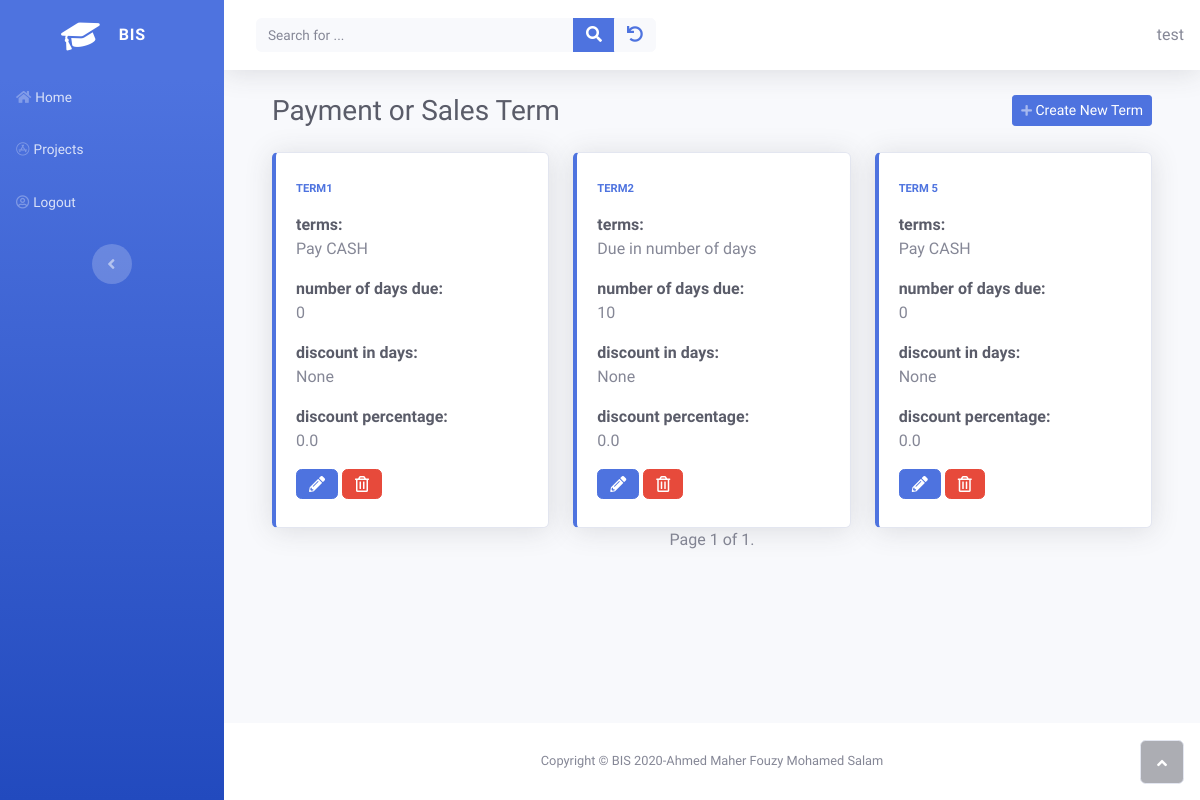
/inventory/list_term (signed in), run on an earlier commit of the app's database.
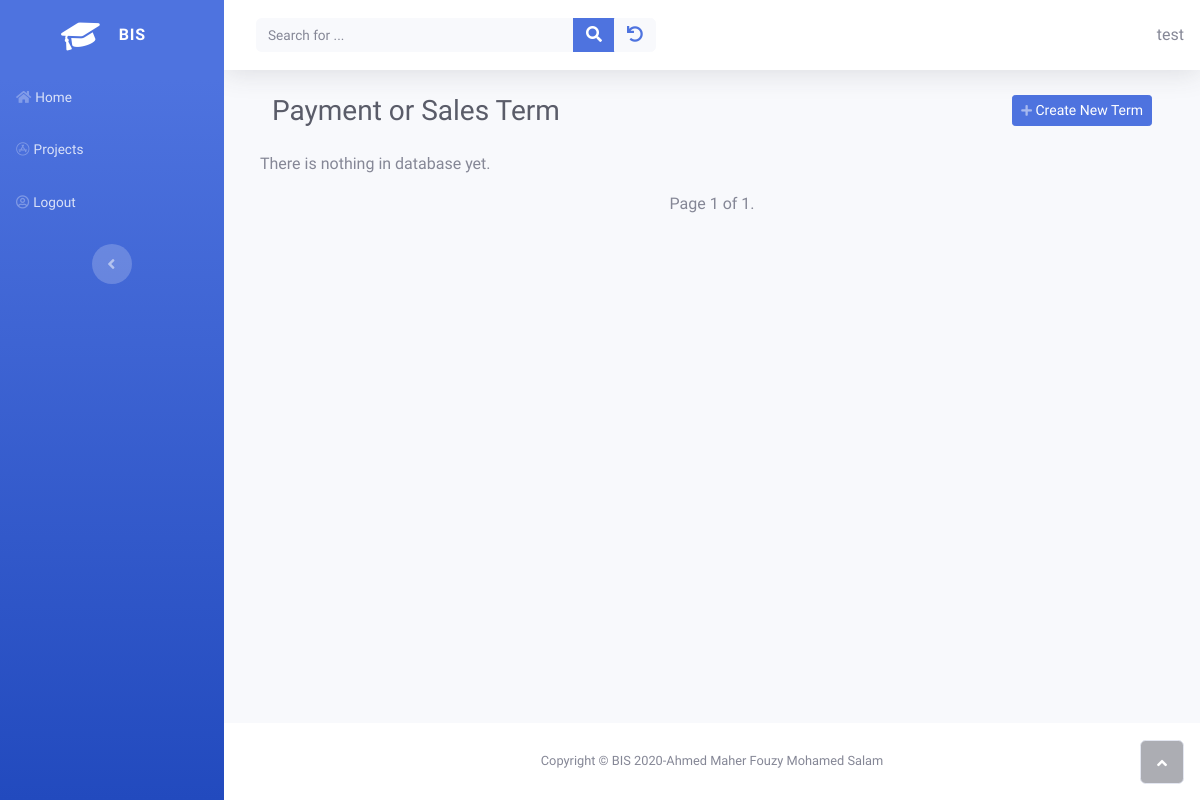
And on a later commit of the database.
### inventory/models.py (models this page shows, shortened)
class PaymentSalesTerm(models.Model):
    class Term(models.IntegerChoices):
        CASH = 0 , _("Pay CASH")
        ON_DEMAND = 1 , _("Cash On Demand")
        DAYS = 2, _("Due in number of days")
        END_OF_MONTH = 3,_("Due at the end of month")
        NEXT_MONTH = 4,_("Due on the next Month")
        OTHER = 5, _("let me specify the due date DD-MM-YYY")
    owner = models.ForeignKey(get_user_model(), on_delete=models.CASCADE)
    config = models.CharField(
        max_length=100,
        help_text="Specify name for this setting"
        )
    terms = models.IntegerField(choices=Term.choices , default=Term.CASH , blank=False)
    num_of_days_due = models.PositiveSmallIntegerField(
        help_text="in case of you want to specify number of days due"
    )
    discount_in_days = models.PositiveSmallIntegerField(
        validators=[MaxValueValidator(32)] ,
        null = True,
        blank = True
    )
    discount_percentage = models.FloatField(
        help_text="Enter discount like this 5%>>will be  5 not 0.05",
    )
    cash_account =  models.ForeignKey('sole_proprietorship.Accounts',on_delete=models.CASCADE , related_name='payment_sales_term_cash_account')
    accounts_payable =models.ForeignKey('sole_proprietorship.Accounts',on_delete=models.CASCADE , related_name='payment_sales_term_accounts_payable_account')
    freight_in_account = models.ForeignKey('sole_proprietorship.Accounts',
                                    on_delete=models.CASCADE,
                                    related_name='freight_in_account',
                                    null=True,
                                    blank=True,
                                    help_text='choose A/p or Cash to determine if you paid this cost cash or not')

### inventory/views.py (the view)
# urls.py: path('list_term' , views.ListTermView.as_view() , name="list_term" ),
class ListTermView(OwnerListView):
    model = PaymentSalesTerm
    template_name = "inventory/term_list.html"
    paginate_by = 5
    ordering = ["config"]

### home/owner.py (called while the page is built)
    def get_queryset(self):
        qs = super(OwnerListView, self).get_queryset()
        return qs.filter(owner=self.request.user)

### inventory/templates/inventory/term_list.html
{% extends 'home/base.html' %}
{% block content %}
<div class="container">
    <div class="d-sm-flex justify-content-between align-items-center mb-4">
        <h3 class="text-dark mb-0">Payment or Sales Term</h3><a class="btn btn-primary btn-sm d-none d-sm-inline-block" role="button" href="{% url 'inventory:create_term'%}"><i class="fa fa-plus fa-sm text-white-50"></i>&nbsp;Create New Term</a>
    </div>
    <div class="row">
    {% if paymentsalesterm_list %}
        {% for term in paymentsalesterm_list %}
         <div class="col-auto col-sm-12 col-md-12 col-lg-4 col-xl-4">
            <div class="card shadow border-left-primary py-2">
                <div class="card-body">
                    <div class="row align-items-center no-gutters">
                        <div class="col mr-2">
                            <div class="text-uppercase text-primary font-weight-bold text-xs mb-1"><span>{{ term.config }}</span></div>
                            <p><div class="text-dark font-weight-bold h7 mb-0"><span>terms:</span></div>{{ term.get_terms_display  }} <p>
                            <p><div class="text-dark font-weight-bold h7 mb-0"><span>number of days due:</span></div>{{ term.num_of_days_due  }} <p>
                            <p><div class="text-dark font-weight-bold h7 mb-0"><span>discount in days:</span></div>{{ term.discount_in_days  }} <p>
                            <p><div class="text-dark font-weight-bold h7 mb-0"><span>discount percentage:</span></div>{{ term.discount_percentage  }} <p>
                        </div>
                    </div>
                    <a href="{% url 'inventory:update_term' term.id %}">
                        <button type="button" class="btn btn-primary"><i class="fas fa-pencil-alt d-xl-flex justify-content-xl-center align-items-xl-center"></i></button>
                    </a>
                    <a href="{% url 'inventory:delete_term' term.id %}">
                    <button type="button" class="btn btn-danger"><i class="far fa-trash-alt d-xl-flex justify-content-xl-center align-items-xl-center"></i></button>
                    </a>
                </div>
            </div>
        </div>
        {% endfor %}
    {% else %}
        <p>There is nothing in database yet.</p>
    {% endif %}
    </div>
</div>
{% include 'home/pagination.html' %}
{% endblock %}

What changed in the data, as far as the page shows it:
removed PaymentSalesTerm: config "TERM1", terms "Pay CASH", num_of_days_due "0", discount_in_days "None", discount_percentage "0.0"
removed PaymentSalesTerm: config "TERM2", terms "Due in number of days", num_of_days_due "10", discount_in_days "None", discount_percentage "0.0"
removed PaymentSalesTerm: config "TERM 5", terms "Pay CASH", num_of_days_due "0", discount_in_days "None", discount_percentage "0.0"
Also different on the page:
text now shown: "There is nothing in database yet."
